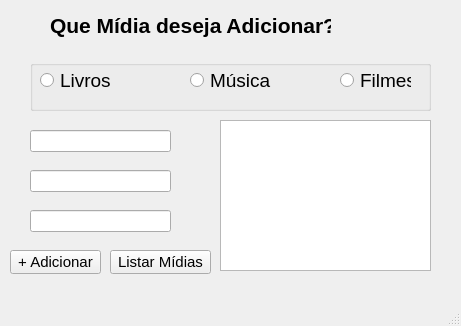
<?xml version="1.0" encoding="UTF-8"?>
<ui version="4.0">
 <class>MainWindow</class>
 <widget class="QMainWindow" name="MainWindow">
  <property name="geometry">
   <rect>
    <x>0</x>
    <y>0</y>
    <width>461</width>
    <height>326</height>
   </rect>
  </property>
  <property name="windowTitle">
   <string>Midias</string>
  </property>
  <widget class="QWidget" name="centralwidget">
   <widget class="QLabel" name="LblTitulo">
    <property name="geometry">
     <rect>
      <x>50</x>
      <y>0</y>
      <width>281</width>
      <height>51</height>
     </rect>
    </property>
    <property name="font">
     <font>
      <pointsize>16</pointsize>
      <weight>75</weight>
      <bold>true</bold>
     </font>
    </property>
    <property name="text">
     <string>Que Mídia deseja Adicionar?</string>
    </property>
   </widget>
   <widget class="QGroupBox" name="groupBox">
    <property name="geometry">
     <rect>
      <x>30</x>
      <y>60</y>
      <width>401</width>
      <height>51</height>
     </rect>
    </property>
    <property name="title">
     <string/>
    </property>
    <widget class="QRadioButton" name="OpcLivro">
     <property name="geometry">
      <rect>
       <x>10</x>
       <y>10</y>
       <width>121</width>
       <height>21</height>
      </rect>
     </property>
     <property name="font">
      <font>
       <pointsize>14</pointsize>
      </font>
     </property>
     <property name="text">
      <string>Livros</string>
     </property>
    </widget>
    <widget class="QRadioButton" name="OpcFilme">
     <property name="geometry">
      <rect>
       <x>310</x>
       <y>10</y>
       <width>71</width>
       <height>20</height>
      </rect>
     </property>
     <property name="font">
      <font>
       <pointsize>14</pointsize>
      </font>
     </property>
     <property name="text">
      <string>Filmes</string>
     </property>
    </widget>
    <widget class="QRadioButton" name="OpcMusica">
     <property name="geometry">
      <rect>
       <x>160</x>
       <y>10</y>
       <width>89</width>
       <height>21</height>
      </rect>
     </property>
     <property name="font">
      <font>
       <pointsize>14</pointsize>
      </font>
     </property>
     <property name="text">
      <string>Música</string>
     </property>
    </widget>
   </widget>
   <widget class="QPushButton" name="BtnAdicionar">
    <property name="geometry">
     <rect>
      <x>10</x>
      <y>250</y>
      <width>91</width>
      <height>24</height>
     </rect>
    </property>
    <property name="font">
     <font>
      <pointsize>11</pointsize>
     </font>
    </property>
    <property name="text">
     <string>+ Adicionar</string>
    </property>
   </widget>
   <widget class="QPushButton" name="BtnListar">
    <property name="geometry">
     <rect>
      <x>110</x>
      <y>250</y>
      <width>101</width>
      <height>24</height>
     </rect>
    </property>
    <property name="font">
     <font>
      <pointsize>11</pointsize>
     </font>
    </property>
    <property name="text">
     <string>Listar Mídias</string>
    </property>
   </widget>
   <widget class="QLineEdit" name="TxtValor1">
    <property name="geometry">
     <rect>
      <x>30</x>
      <y>130</y>
      <width>141</width>
      <height>22</height>
     </rect>
    </property>
   </widget>
   <widget class="QLineEdit" name="TxtValor2">
    <property name="geometry">
     <rect>
      <x>30</x>
      <y>170</y>
      <width>141</width>
      <height>22</height>
     </rect>
    </property>
   </widget>
   <widget class="QLineEdit" name="TxtValor3">
    <property name="geometry">
     <rect>
      <x>30</x>
      <y>210</y>
      <width>141</width>
      <height>22</height>
     </rect>
    </property>
   </widget>
   <widget class="QTextEdit" name="TxtResultado">
    <property name="geometry">
     <rect>
      <x>220</x>
      <y>120</y>
      <width>211</width>
      <height>151</height>
     </rect>
    </property>
   </widget>
  </widget>
  <widget class="QMenuBar" name="menubar">
   <property name="geometry">
    <rect>
     <x>0</x>
     <y>0</y>
     <width>461</width>
     <height>21</height>
    </rect>
   </property>
  </widget>
  <widget class="QStatusBar" name="statusbar"/>
 </widget>
 <resources/>
 <connections/>
</ui>
